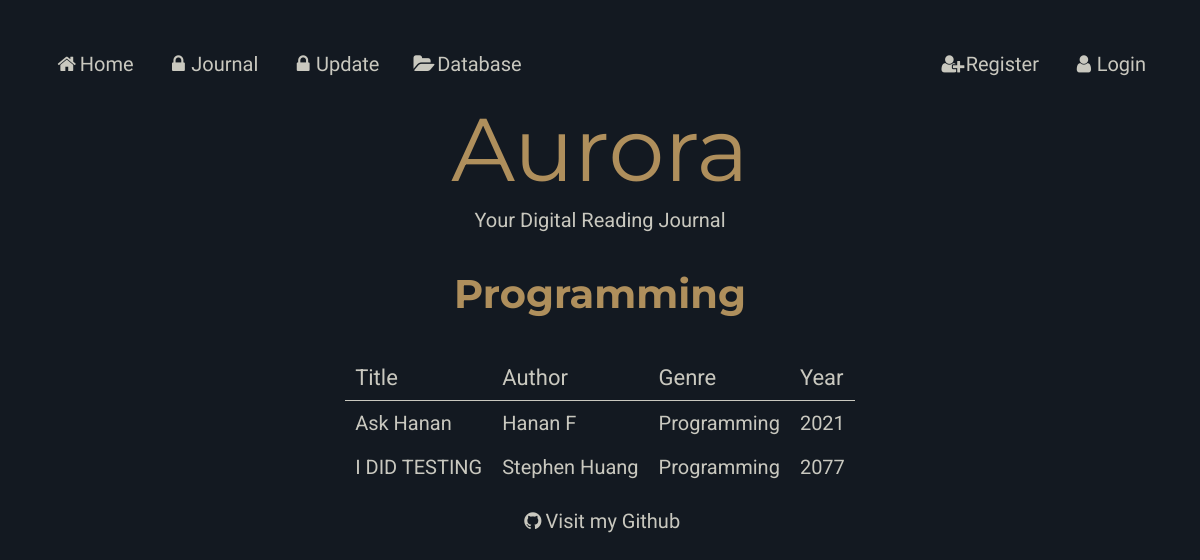
Before: /genre/Programming with the older database file.
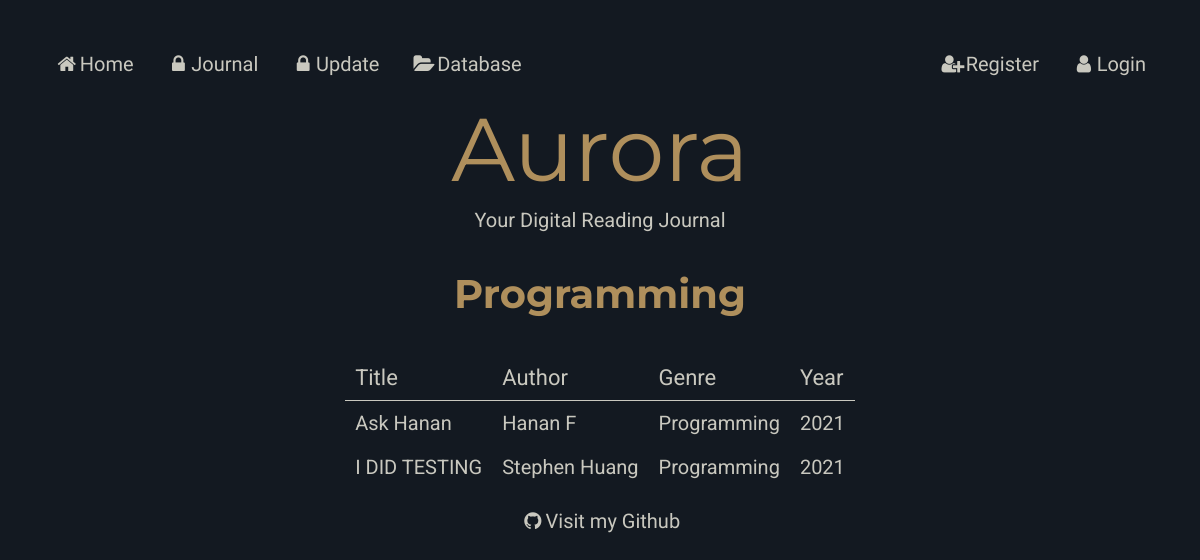
After: the same page with the newer database file.
### models.py (models this page shows)
class Books (db.Model):
    __tablename__ = "Books"
    bookid = db.Column(db.Integer, primary_key=True)
    title = db.Column(db.String(80))
    synopsis = db.Column(db.String(80))
    year = db.Column(db.String(80))
    authors = db.relationship("Authors", secondary=BooksAuthors, back_populates="books" )
    users = db.relationship("Users", secondary=BooksUsers, back_populates="books")
    genres = db.relationship("Genres", secondary=BooksGenres, back_populates="books")

### main.py (the view)
@app.route('/genre/<name>')
def genre(name):
    genre = models.Genres.query.filter_by(name=name).first_or_404()
    return render_template('genre.html', genre=genre, page_title=genre.name)

### main.py (called while the page is built)
@app.context_processor
def add_current_user():
    if session.get('user'): #  if a user is logged in
        return dict(current_user=models.Users.query.get(session['user'])) #  current user is equal to userinfo of user session
    return dict(current_user=None) #  otherwise current user is none

### templates/genre.html
{% extends 'layout.html' %}
{% block content %}
<h1>{{genre.name}}</h1>
<table>
    <tr>
        <th colspan = 1>Title</th>
        <th colspan = 1>Author</th>
        <th colspan = 1>Genre</th>
        <th colspan = 1>Year</th>
    </tr>
    {% for book in genre.books %}
    <tr>
        <td><a href="/book/{{ book.title }}">{{ book.title }}</a></td>
        <td><a href="/author/{{book.authors|join(', ', attribute='name') }}">{{ book.authors|join(', ', attribute='name') }}</a></td>
        <td><a href="/genre/{{book.genres|join(', ', attribute='name') }}">{{ book.genres|join(', ', attribute='name') }}</a></td>
        <td>{{ book.year }} </td>
    </tr>
    {% endfor%}
</table>
{% endblock %}

Changed rows visible on the page:
changed Books "I DID TESTING": year "2077" → "2021"
